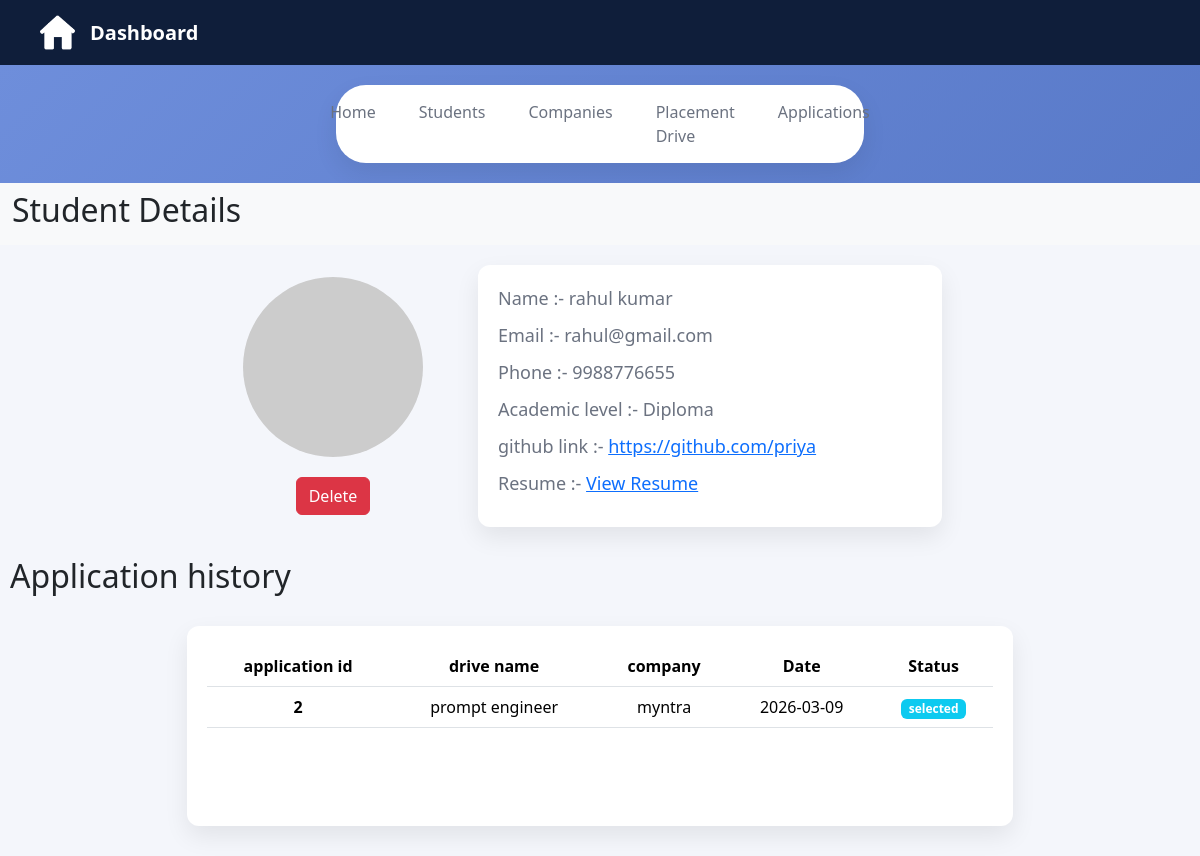
Screenshot of /admin-student-details/5 with the database file from the repository.
### application/model.py (models this page shows)
class Student(db.Model):
    __tablename__ = "student"
    id = db.Column(db.Integer , primary_key = True)
    user_id = db.Column(db.Integer ,db.ForeignKey('user.id'),nullable = False)
    name = db.Column(db.String(50) , nullable = False)
    academic_level = db.Column(db.String(100) , nullable = False)
    phone = db.Column(db.String(50) , nullable = False)
    resume = db.Column(db.LargeBinary , nullable = False)
    github_link = db.Column(db.String(300))
    student_applications = db.relationship('Applications',backref = "student" , cascade = "all, delete-orphan")

class User(db.Model):
    __tablename__ = "user"
    id = db.Column(db.Integer , primary_key = True)
    email = db.Column(db.String(100) ,nullable = False , unique = True)
    password = db.Column(db.String(150) , nullable = False)
    role = db.Column(db.String(20) , nullable = False)
    student = db.relationship('Student' , backref = 'user' , uselist = False , cascade = 'all, delete-orphan')
    company = db.relationship('Company' , backref = 'user' , uselist = False , cascade = 'all, delete-orphan')

class Applications(db.Model):
    __tablename__ = "applications"
    id = db.Column(db.Integer , primary_key = True)
    drive_id = db.Column(db.Integer , db.ForeignKey('placementdrive.id') , nullable = False)
    student_id = db.Column(db.Integer , db.ForeignKey('student.id') , nullable = False)
    application_date =  db.Column(db.Date, nullable=False , default=db.func.current_date())
    status = db.Column(db.String(50), nullable=False, default='Applied')

class PlacementDrive(db.Model):
    __tablename__ = "placementdrive"
    id = db.Column(db.Integer , primary_key = True)
    company_id = db.Column(db.Integer , db.ForeignKey('company.id') , nullable = False)
    job_title = db.Column(db.String(100), nullable=False)
    mode = db.Column(db.String(50), nullable=False)
    package = db.Column(db.Float, nullable=False)
    eligibility = db.Column(db.Text , nullable = False)
    description = db.Column(db.Text,  nullable = False)
    deadline = db.Column(db.Date , nullable = False)
    status = db.Column(db.String(50), nullable=False, default='Pending')
    drive_application = db.relationship('Applications' , backref = 'placementdrive' ,cascade = "all, delete-orphan")

class Company(db.Model):
    __tablename__ = "company"
    id = db.Column(db.Integer , primary_key = True)
    user_id = db.Column(db.Integer ,db.ForeignKey('user.id'),nullable = False)
    name = db.Column(db.String(50) , nullable = False)
    hr_contact = db.Column(db.String(150) , nullable = False , unique = True)
    website_link = db.Column(db.String(500) , nullable = False)
    field = db.Column(db.String(50) , nullable = False)
    status = db.Column(db.String(50) , nullable = False , default = "unverified")
    placement_drive = db.relationship('PlacementDrive' , backref = 'company' , cascade = 'all, delete-orphan')

### application/controllers.py (the view)
@app.route('/admin-student-details/<int:student_id>')
def admin_student_details(student_id):
    student = Student.query.get(student_id)
    applications = Applications.query.filter_by(student_id=student_id).all()
    return render_template("/admin/student-details.html", student=student, applications=applications)

### templates/admin/student-details.html (shortened to what this page needs)
<!DOCTYPE html>
<html lang="en">
<head>
    <link href="https://cdn.jsdelivr.net/npm/bootstrap@5.3.8/dist/css/bootstrap.min.css" rel="stylesheet">
    <link rel="stylesheet" href="{{ url_for('static', filename='css/admin.css') }}">
</head>
<body>
    <div class="dashboard-nav">
        <div class="nav-left">
            <img src="/static/images/home-logo.png" alt="home">
            <span>Dashboard</span>
        </div>
    </div>
    <div class="page-tabs">
        <a href="/admin-dashboard">Home</a>
        <a href="/admin-students">Students</a>
        <a href="/admin-companies">Companies</a>
        <a href="/admin-placement-drives">Placement Drive</a>
        <a href="/admin-applications">Applications</a>
    </div>
    <nav class="navbar bg-body-tertiary">
        <div class="container-fluid">
            <h2>Student Details</h2>
        </div>
    </nav>
    <div class="information">
        <div class="profile-logo">
            <img src="https://ui-avatars.com/api/?name={{ student.name }} &amp;background=4e6fbf&amp;color=ffffff"
                alt="Avatar" class="symbol rounded-circle symbol-logo" />
            <div class="actions">
                <a href="/admin-delete-students/{{ student.id }}" class="btn btn-danger">Delete</a>
            </div>
        </div>
        <div class="profile-info">
            <p>Name :- {{ student.name }}</p>
            <p>Email :- {{ student.user.email }}</p>
            <p>Phone :- {{ student.phone }}</p>
            <p>Academic level :- {{ student.academic_level }}</p>
            <p>github link :- <a href="{{ student.github_link }}" target="_blank">{{ student.github_link }}</a></p>
            <p>Resume :- <a href="/resume/{{ student.id }}" target="_blank">View Resume</a></p>
        </div>
    </div>
    <div class="student-history">
        <h2>Application history</h2>
        <div class="history-table">
            {% if applications %}
            <table class="table table-hover">
                <thead>
                    <tr>
                        <th scope="col">application id</th>
                        <th scope="col">drive name</th>
                        <th scope="col">company</th>
                        <th scope="col">Date</th>
                        <th scope="col">Status</th>
                    </tr>
                </thead>
                <tbody>
                    {% for application in applications %}
                    <tr>
                        <th scope="row">{{ application.id }}</th>
                        <td>{{ application.placementdrive.job_title }}</td>
                        <td>{{ application.placementdrive.company.name }}</td>
                        <td>{{ application.application_date }}</td>
                        <td> <div class="badge bg-info">{{ application.status }}</div></td>
                    </tr>
                    {% endfor %}
                </tbody>
            </table>
            {% else %}
            <p class="text-center text-muted">No applications found for this student.</p>
            {% endif %}
        </div>
    </div>
</body>
</html>

### static/css/admin.css (style rules this page uses)
:root { --bg-gradient-start: #6f8fdc; --bg-gradient-end: #4e6fbf; --nav-bg: #0f1e3a; --nav-text: #ffffff; --nav-active: #3b82f6; --card-bg: #f4f6fb; --card-white: #ffffff; --card-border: #e5e9f2; --text-primary: #1f2937; --text-secondary: #6b7280; --shadow-soft: 0 10px 25px rgba(0, 0, 0, 0.08); }
* { margin: 0; padding: 0; box-sizing: border-box; font-family: "Segoe UI", sans-serif; }
body { background: linear-gradient(135deg, var(--bg-gradient-start), var(--bg-gradient-end)); min-height: 100vh; }
.dashboard-nav { background-color: var(--nav-bg); padding: 15px 40px; }
.nav-left { display: flex; align-items: center; gap: 15px; }
.nav-left img { width: 35px; height: 35px; }
.nav-left span { color: var(--nav-text); font-size: 20px; font-weight: 630; }
.page-tabs { background: var(--card-white); margin: 20px auto; width: 44%; border-radius: 30px; padding: 15px 30px; display: flex; justify-content: center; gap: 43px; box-shadow: var(--shadow-soft); }
.page-tabs a { text-decoration: none; color: var(--text-secondary); font-weight: 500; }
.table th, .table td { text-align: center; vertical-align: middle; }
.table { margin-bottom: 0; }
.table thead th { position: sticky; background-color: var(--card-white); }
.symbol { width: 90px; height: 90px; background-color: var(--card-bg); border-radius: 12px; }
.information { width: 100%; height: auto; background-color: var(--card-bg); box-shadow: var(--shadow-soft); display: flex; justify-content: center; align-items: center; gap: 70px; padding: 20px; }
.profile-logo { width: 150px; height: auto; display: flex; flex-direction: column; justify-content: center; align-items: center; }
.symbol-logo { width: 180px; height: 180px; background-color: var(--card-bg); border-radius: 12px; }
.actions { display: flex; justify-content: center; gap: 20px; margin-top: 20px; }
.profile-info { background-color: var(--card-white); width: 40%; height: auto; border-radius: 12px; box-shadow: var(--shadow-soft); padding: 20px; }
.profile-info p { color: var(--text-secondary); margin-bottom: 10px; font-size: large; }
.student-history { background-color: var(--card-bg); height: auto; padding: 10px; }
.history-table { background-color: var(--card-white); box-shadow: var(--shadow-soft); width: 70%; margin: auto; margin-top: 30px; margin-bottom: 20px; border-radius: 12px; min-height: 200px; padding: 20px; }

### rows the page displays
Student: name "rahul kumar", phone "9988776655", academic_level "Diploma", github_link "https://github.com/priya"
User: user.email "rahul@gmail.com"
Applications: id "2", placementdrive.job_title "prompt engineer", placementdrive.company.name "myntra", application_date "2026-03-09", status "selected"
